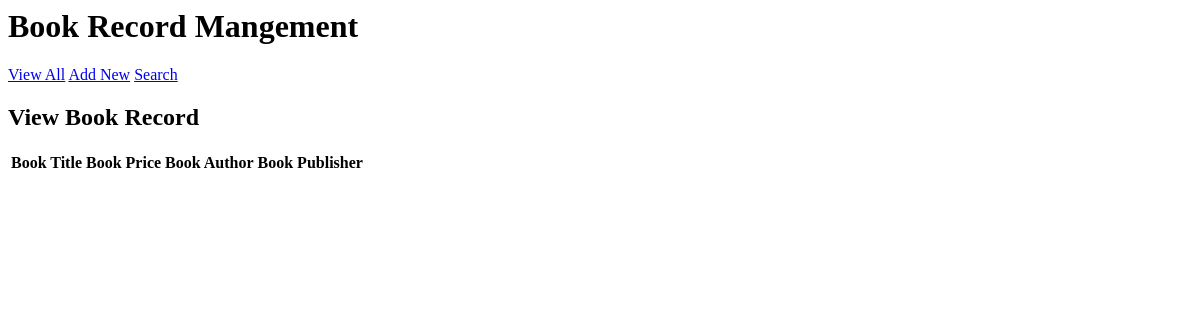
Page /BRMapp/view-books on the earlier database version.
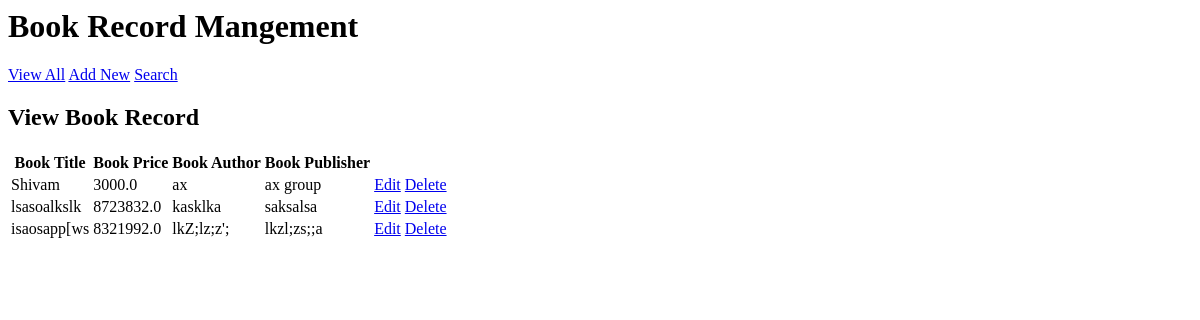
Same page on the later database version.
### BRMapp/models.py (models this page shows, shortened)
class Book(models.Model):
    title = models.CharField(max_length=100)
    price = models.FloatField()
    author = models.CharField(max_length=100)
    publisher = models.CharField(max_length=100)

### BRMapp/views.py (the view)
# urls.py: path('view-books',views.viewBooks),
def viewBooks(request):
    books = Book.objects.all()
    res=render(request,'BRMapp/view_book.html',{'books':books})
    return res

### templates/BRMapp/view_book.html (shortened to what this page needs)
<!DOCTYPE html
{% load staticfiles %}
<html lang="en" dir="ltr">
  <head>
    <link rel="stylesheet" href="{% static 'css/BRMstyle.css' %}">
  </head>
  <body>
    <div id="header">
      <h1>Book Record Mangement</h1>
      <div id="nav">
        <a href="/BRMapp/view-books">View All</a>
        <a href="/BRMapp/new-book">Add New</a>
        <a href="/BRMapp/search-book">Search</a>
      </div>
    </div>
    <div id="main">
      <h2>View Book Record</h2>
      <table>
        <thead>
          <th>Book Title</th>
          <th>Book Price</th>
          <th>Book Author</th>
          <th>Book Publisher</th>
        </thead>
        {% for book in books %}
        <tr>
          <td>{{book.title}}</td>
          <td>{{book.price}}</td>
          <td>{{book.author}}</td>
          <td>{{book.publisher}}</td>
          <td><a href="/BRMapp/edit-book?bookid={{book.id}}" class="btn">Edit</a></td>
          <td><a href="/BRMapp/delete-book?bookid={{book.id}}" class="btn">Delete</a</td>
        </tr>
        {% endfor %}
      </table>
    </div>
  </body>
</html>

Differences in the rows shown:
added Book: title "Shivam", price "3000.0", author "ax", publisher "ax group"
added Book: title "lsasoalkslk", price "8723832.0", author "kasklka", publisher "saksalsa"
added Book: title "isaosapp[ws", price "8321992.0", author "lkZ;lz;z';", publisher "lkzl;zs;;a"
